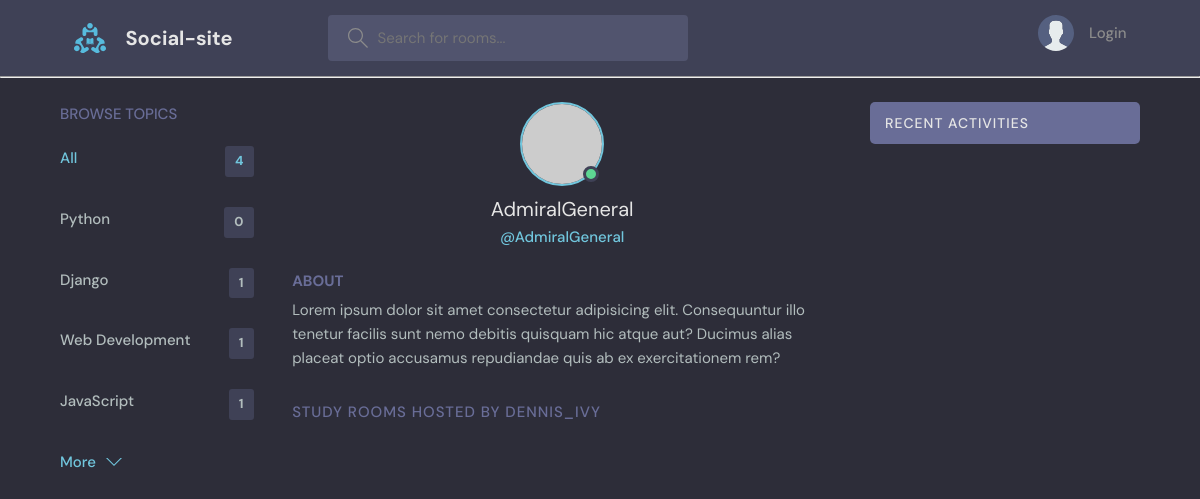
The app's page /profile/1/, older data.
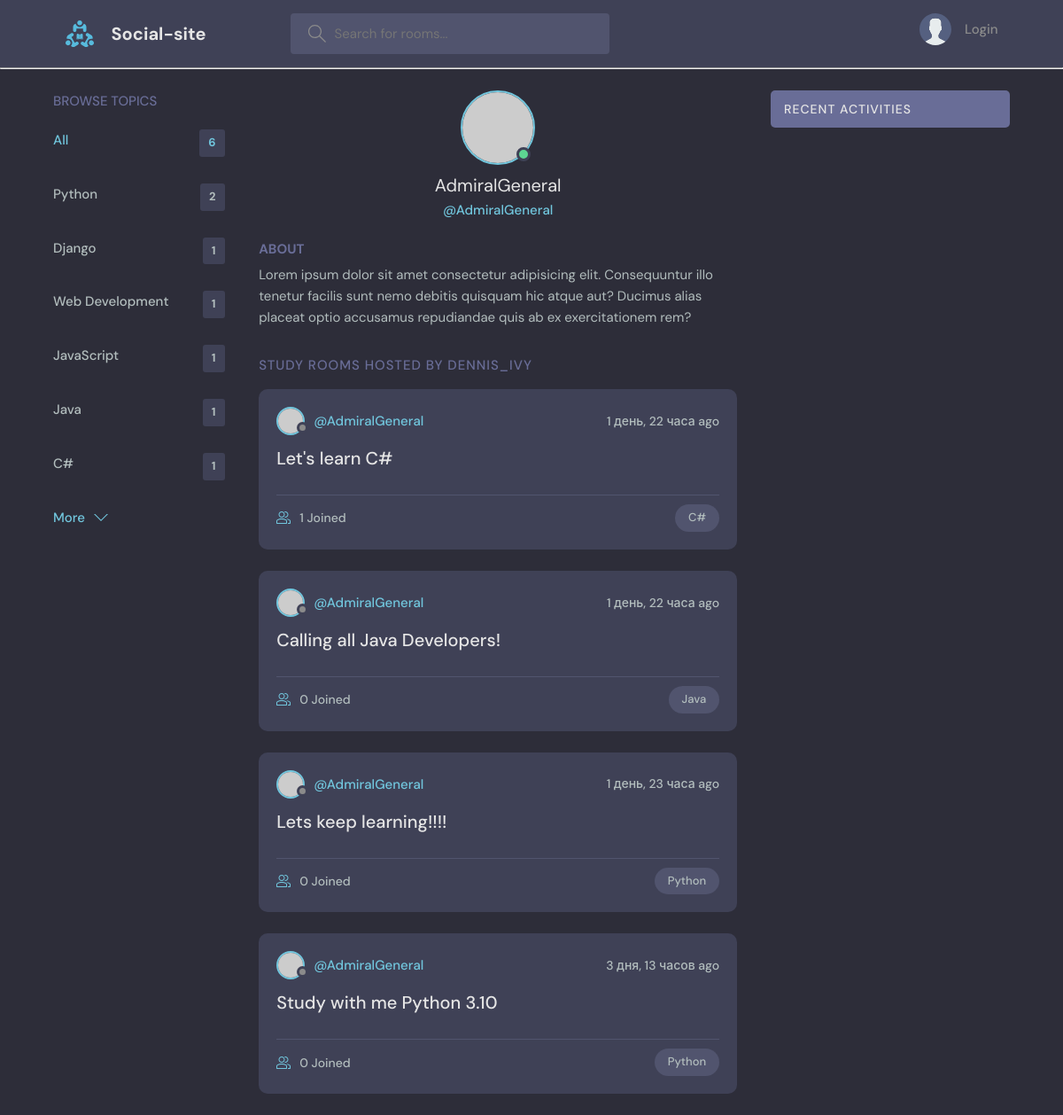
The same page, newer data.
### base/models.py (models this page shows, shortened)
class Topic(models.Model):
	name = models.CharField(max_length=200)

class Room(models.Model):
	host = models.ForeignKey(User, on_delete=models.SET_NULL, null=True)
	topic = models.ForeignKey(Topic, on_delete=models.SET_NULL, null=True)
	name = models.CharField(max_length=200)
	description = models.TextField(null=True, blank=True)
	participants = models.ManyToManyField(User, related_name='participants', blank=True)
	updated = models.DateTimeField(auto_now=True)
	created = models.DateTimeField(auto_now_add=True)
	class Meta:
		ordering = ['-updated', '-created']

### base/views.py (the view)
# urls.py: path('profile/<str:pk>/', views.userProfile, name="user-profile"),
def userProfile(request, pk):
	user = User.objects.get(id=pk)
	rooms = user.room_set.all()
	rooms_messages = user.message_set.all()
	topics = Topic.objects.all()
	context = {'user':user, 'rooms':rooms, 'rooms_messages':rooms_messages, 'topics':topics}
	return render(request, 'base/profile.html', context)

### base/templates/base/profile.html (shortened to what this page needs)
{% extends 'main.html' %}
{% block content %}
  <main class="profile-page layout layout--3">
    <div class="container">
      {% include 'base/topics_component.html' %}
      <div class="roomList">
        <div class="profile">
          <div class="profile__avatar">
            <div class="avatar avatar--large active">
              <img src="https://randomuser.me/api/portraits/men/11.jpg" />
            </div>
          </div>
          <div class="profile__info">
            <h3>{{user.username}}</h3>
            <p>@{{user.username}}</p>
          </div>
          <div class="profile__about">
            <h3>About</h3>
            <p>
              Lorem ipsum dolor sit amet consectetur adipisicing elit. Consequuntur illo tenetur
              facilis sunt nemo debitis quisquam hic atque aut? Ducimus alias placeat optio
              accusamus repudiandae quis ab ex exercitationem rem?
            </p>
          </div>
        </div>
        <div class="roomList__header">
          <div>
            <h2>Study Rooms Hosted by dennis_ivy</a>
            </h2>
          </div>
        </div>
        {% include 'base/feed_component.html' %}
      </div>
      {% include 'base/activity_component.html' %}
    </div>
  </main>
{% endblock %}

### templates/main.html (shortened to what this page needs)
<!DOCTYPE html>
{% load static %}
<html lang="en">
  <head>
    <link rel="stylesheet" href="{% static 'styles/style.css' %}" />
  </head>
  <body>
    {% include 'navbar.html' %}
    {% block content %}
	{% endblock %}
  </body>
</html>

### templates/navbar.html (shortened to what this page needs)
{% load static %}
<header class="header header--loggedIn">
      <div class="container">
        <a href="{% url 'home' %}" class="header__logo">
          <img src="{% static 'images/logo.svg' %}" />
          <h1>Social-site</h1>
        </a>
        <form class="header__search" method="GET" action="{% url 'home' %}">
          <label>
            <input placeholder="Search for rooms..." name="q" />
          </label>
        </form>
        <nav class="header__menu">
          {% if request.user.is_authenticated %}
          <div class="header__user">
            <a href="{% url 'update-user' %}">
              <div class="avatar avatar--medium active">
                <img src="https://randomuser.me/api/portraits/men/37.jpg" />
              </div>
              <p>{{request.user.username}} <span>@{{request.user.username}}</span></p>
            </a>
            <button class="dropdown-button">
              <svg version="1.1" xmlns="http://www.w3.org/2000/svg" width="32" height="32" viewBox="0 0 32 32">
                <title>chevron-down</title>
                <path d="M16 21l-13-13h-3l16 16 16-16h-3l-13 13z"></path>
              </svg>
            </button>
          </div>
          {% else %}
          <a href="{% url 'login' %}">
          	<img src="{% static 'images/avatar.svg' %}" alt="">
          	<p>Login</p>
          </a>
          {% endif %}
        </nav>
      </div>
    </header>
<hr>

### base/templates/base/topics_component.html
<div class="topics">
  <div class="topics__header">
    <h2>Browse Topics</h2>
  </div>
  <ul class="topics__list">
    <li>
      <a href="{% url 'home' %}" class="active">All <span>{{topics.count}}</span></a>
    </li>
    {% for topic in topics %}
    <li>
      <a href="{% url 'home' %}?q={{topic.name}}">{{topic.name}} <span>{{topic.room_set.all.count}}</span></a>
    </li>
    {% endfor %}
  </ul>
  <a class="btn btn--link" href="{% url 'topics' %}">
    More
    <svg version="1.1" xmlns="http://www.w3.org/2000/svg" width="32" height="32" viewBox="0 0 32 32">
      <title>chevron-down</title>
      <path d="M16 21l-13-13h-3l16 16 16-16h-3l-13 13z"></path>
    </svg>
  </a>
</div>

### base/templates/base/feed_component.html (shortened to what this page needs)
{% for room in rooms %}
<div class="roomListRoom">
        <div class="roomListRoom__header">
          <a href="{% url 'user-profile' room.host.id %}" class="roomListRoom__author">
            <div class="avatar avatar--small">
              <img src="https://randomuser.me/api/portraits/women/11.jpg" />
            </div>
            <span>@{{room.host.username}}</span>
          </a>
          <div class="roomListRoom__actions">
            <span>{{ room.created|timesince }} ago</span>
          </div>
        </div>
        <div class="roomListRoom__content">
          <a href="{% url 'room' room.id %}">{{ room.name }}</a>
        </div>
        <div class="roomListRoom__meta">
          <a href="{% url 'room' room.id %}" class="roomListRoom__joined">
            {{room.participants.all.count}} Joined
          </a>
          <p class="roomListRoom__topic">{{ room.topic.name }}</p>
        </div>
      </div>
{% endfor %}

### base/templates/base/activity_component.html (shortened to what this page needs)
<div class="activities">
      <div class="activities__header">
        <h2>Recent Activities</h2>
      </div>
    </div>

Row changes from the older to the newer data that the page shows:
computed for Topic "Python": room_set.all.count "0" → "2"
added Topic: name "Java", room_set.all.count "1"
added Topic: name "C#", room_set.all.count "1"
added Room: host.username "AdmiralGeneral", created "1 день, 22 часа", name "Let's learn C#", participants.all.count "1", topic.name "C#"
added Room: host.username "AdmiralGeneral", created "1 день, 22 часа", name "Calling all Java Developers!", participants.all.count "0", topic.name "Java"
added Room: host.username "AdmiralGeneral", created "1 день, 23 часа", name "Lets keep learning!!!!", participants.all.count "0", topic.name "Python"
added Room: host.username "AdmiralGeneral", created "3 дня, 13 часов", name "Study with me Python 3.10", participants.all.count "0", topic.name "Python"
Text that changed along with them:
{{ topics.count }}: "4" → "6"
